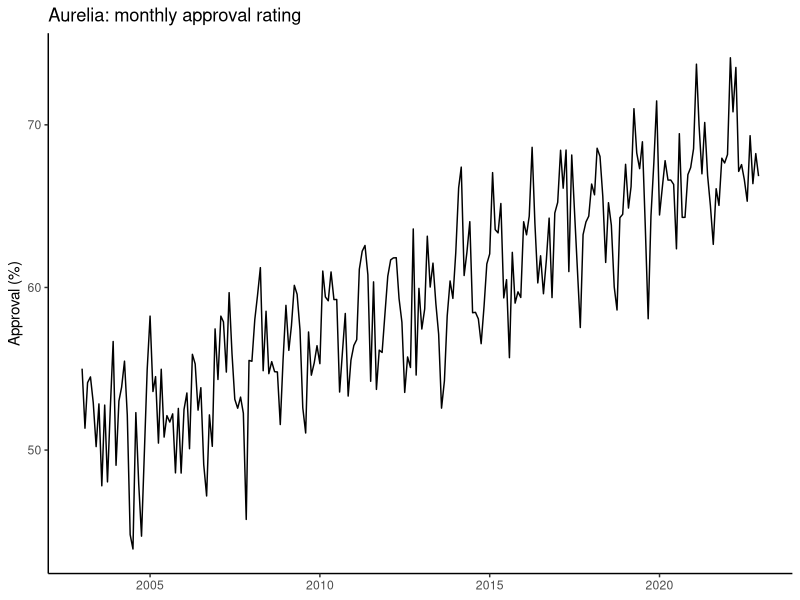
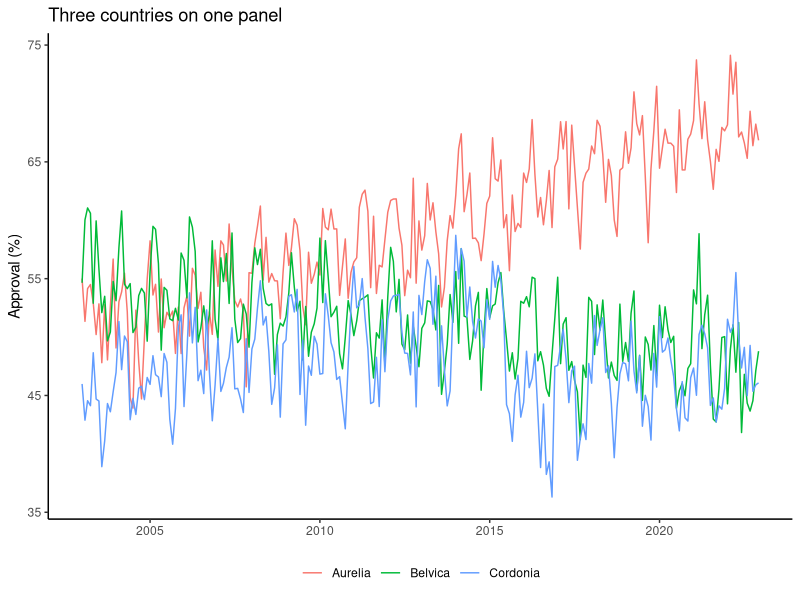
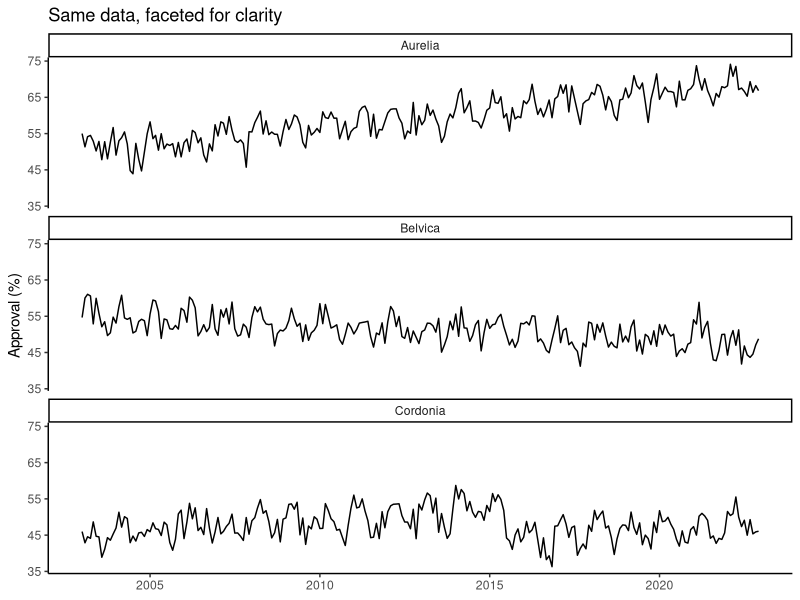
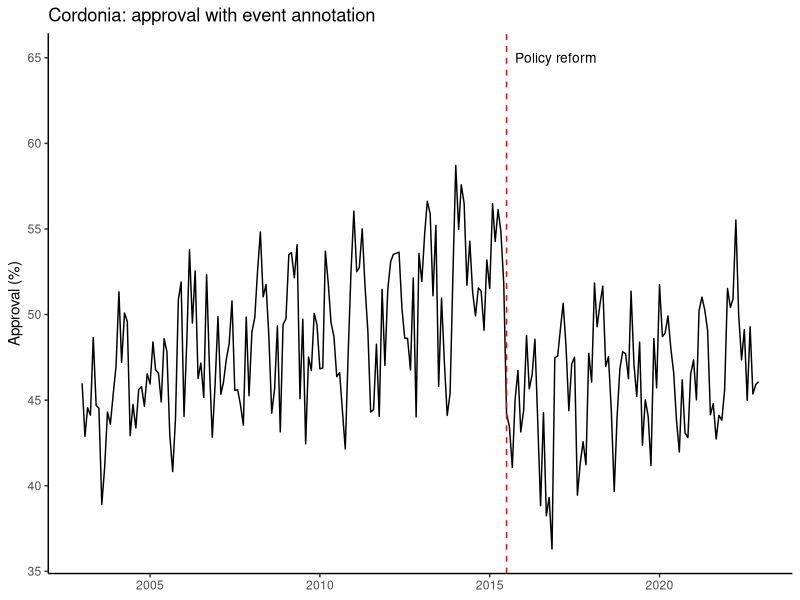
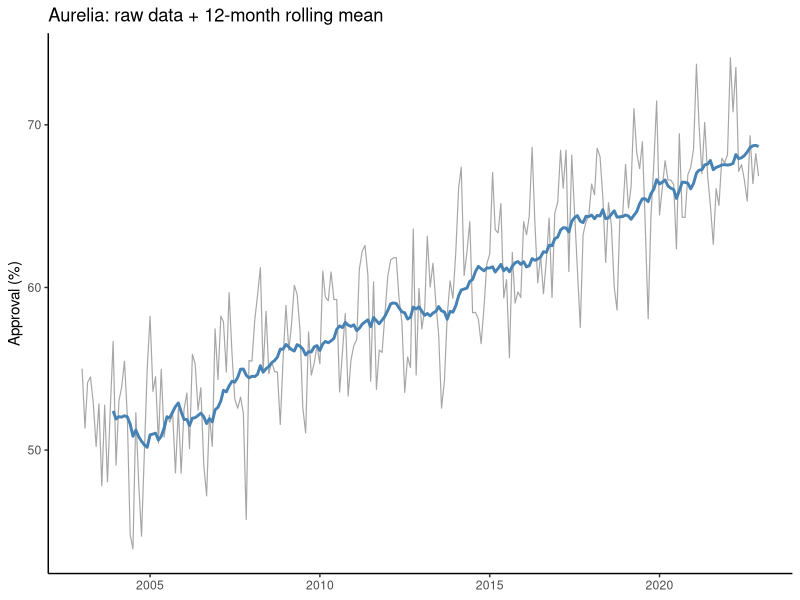
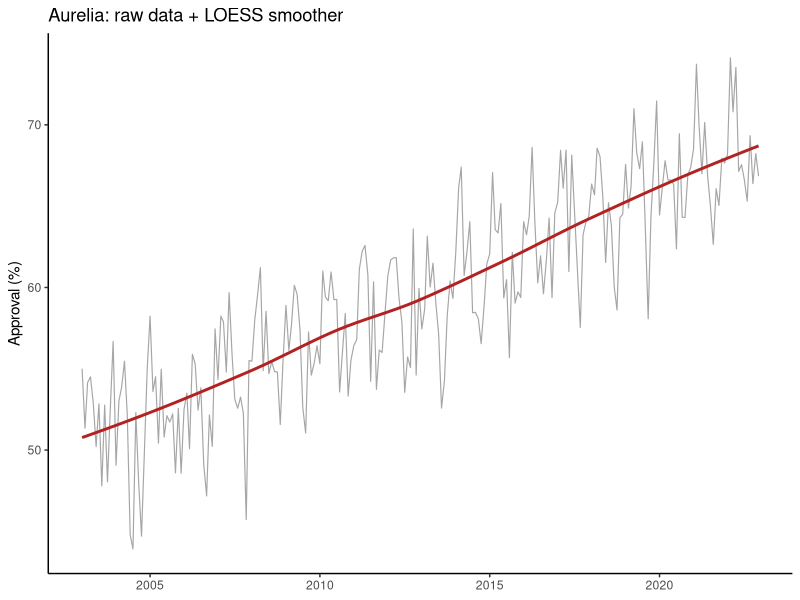
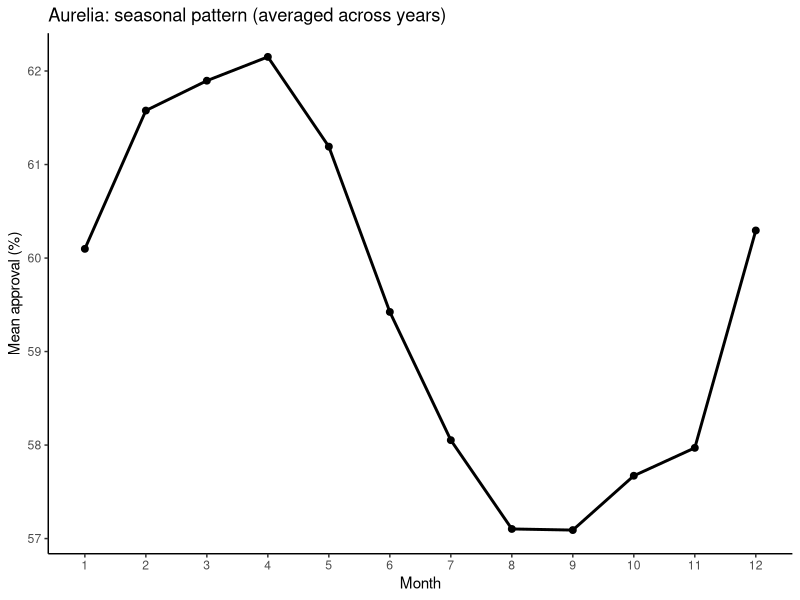
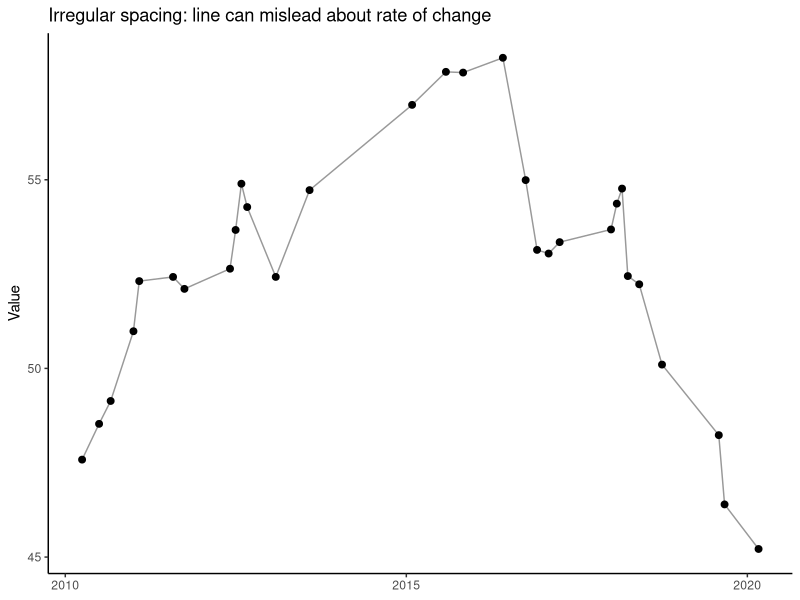

Reproduce these figures in R, in order.
## ---- chunk 1
library(ggplot2)
library(dplyr)
library(tidyr)
library(scales)

set.seed(42)
## ---- chunk 2
dates <- seq(as.Date("2003-01-01"), as.Date("2022-12-01"), by = "month")
n <- length(dates)

df <- expand.grid(date = dates, country = c("Aurelia", "Belvica", "Cordonia")) %>%
  arrange(country, date) %>%
  group_by(country) %>%
  mutate(
    t = row_number(),
    trend = case_when(
      country == "Aurelia" ~ 50 + 0.08 * t,
      country == "Belvica" ~ 55 - 0.03 * t,
      country == "Cordonia" ~ 45 + 0.05 * t + ifelse(t > 150, -8, 0)
    ),
    season = 3 * sin(2 * pi * t / 12),
    noise = rnorm(n(), 0, 2.5),
    approval = trend + season + noise,
    year = as.numeric(format(date, "%Y")),
    month = as.numeric(format(date, "%m"))
  ) %>%
  ungroup()
## ---- chunk 3
df_a <- df %>% filter(country == "Aurelia")

ggplot(df_a, aes(x = date, y = approval)) +
  geom_line(linewidth = 0.5) +
  theme_classic() +
  labs(x = NULL, y = "Approval (%)",
       title = "Aurelia: monthly approval rating")
## ---- chunk 4
ggplot(df, aes(x = date, y = approval, color = country)) +
  geom_line(linewidth = 0.5) +
  theme_classic() +
  theme(legend.position = "bottom") +
  labs(x = NULL, y = "Approval (%)", color = NULL,
       title = "Three countries on one panel")
## ---- chunk 5
ggplot(df, aes(x = date, y = approval)) +
  geom_line(linewidth = 0.5) +
  facet_wrap(~ country, ncol = 1) +
  theme_classic() +
  labs(x = NULL, y = "Approval (%)",
       title = "Same data, faceted for clarity")
## ---- chunk 6
ggplot(df %>% filter(country == "Cordonia"), aes(x = date, y = approval)) +
  geom_line(linewidth = 0.5) +
  geom_vline(xintercept = as.Date("2015-07-01"), linetype = "dashed", color = "red") +
  annotate("text", x = as.Date("2015-10-01"), y = 65,
           label = "Policy reform", hjust = 0, size = 3.5) +
  theme_classic() +
  labs(x = NULL, y = "Approval (%)",
       title = "Cordonia: approval with event annotation")
## ---- chunk 7
df_a <- df_a %>%
  arrange(date) %>%
  mutate(roll_12 = zoo::rollmean(approval, k = 12, fill = NA, align = "right"))

ggplot(df_a, aes(x = date)) +
  geom_line(aes(y = approval), alpha = 0.35, linewidth = 0.4) +
  geom_line(aes(y = roll_12), color = "steelblue", linewidth = 1) +
  theme_classic() +
  labs(x = NULL, y = "Approval (%)",
       title = "Aurelia: raw data + 12-month rolling mean")
## ---- chunk 8
ggplot(df_a, aes(x = date, y = approval)) +
  geom_line(alpha = 0.35, linewidth = 0.4) +
  geom_smooth(method = "loess", se = FALSE, linewidth = 1, color = "firebrick") +
  theme_classic() +
  labs(x = NULL, y = "Approval (%)",
       title = "Aurelia: raw data + LOESS smoother")
## ---- chunk 9
df_season <- df %>%
  filter(country == "Aurelia") %>%
  group_by(month) %>%
  summarise(mean_approval = mean(approval), .groups = "drop")

ggplot(df_season, aes(x = factor(month), y = mean_approval, group = 1)) +
  geom_line(linewidth = 1) +
  geom_point(size = 2) +
  theme_classic() +
  labs(x = "Month", y = "Mean approval (%)",
       title = "Aurelia: seasonal pattern (averaged across years)")
## ---- chunk 10
set.seed(99)
irreg <- data.frame(
  date = sort(sample(seq(as.Date("2010-01-01"), as.Date("2020-12-31"), by = "month"), 30)),
  value = cumsum(rnorm(30, 0.2, 1.5)) + 50
)

ggplot(irreg, aes(x = date, y = value)) +
  geom_point(size = 2) +
  geom_line(alpha = 0.4) +
  theme_classic() +
  labs(x = NULL, y = "Value",
       title = "Irregular spacing: line can mislead about rate of change")
## ---- chunk 11
ggplot(df %>% filter(country == "Aurelia"), aes(x = date, y = approval)) +
  geom_line(linewidth = 0.5) +
  scale_x_date(date_breaks = "2 years", date_labels = "%Y") +
  theme_classic() +
  labs(x = NULL, y = "Approval (%)",
       title = "Formatted x-axis with scale_x_date()")
